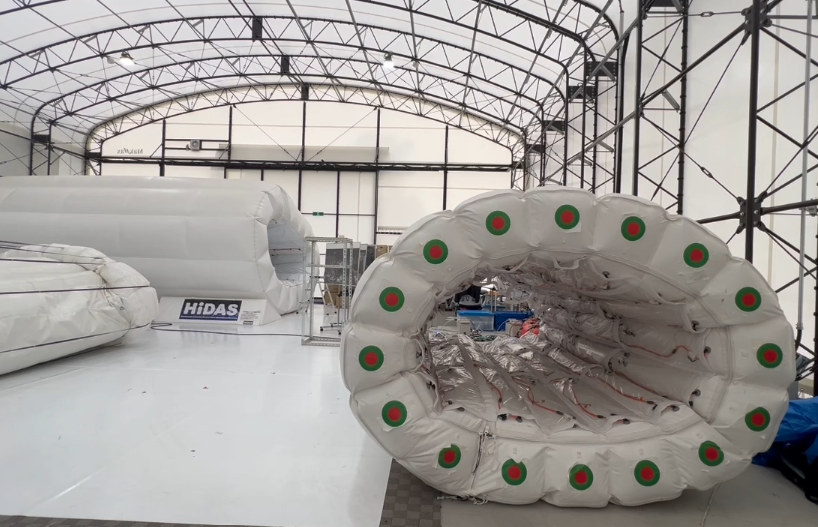
#> input picture study/aaa.png, 818 x 527 px
$ python single_detect.py
#> lines starting #> are read from the running program, lines starting #| are printed output that depends on the picture; after the words box and inside, x2 and y2 are one past the last pixel; in counts of white or black regions, pixels touching at a corner belong together
import cv2
import numpy as np

def find_circles(mask, MIN_AREA):
    contours, _ = cv2.findContours(mask, cv2.RETR_EXTERNAL, cv2.CHAIN_APPROX_SIMPLE)
    circles = []
    for cnt in contours:
        area = cv2.contourArea(cnt)
        if area < MIN_AREA:
            continue  # 面積が小さいものは無視（ノイズ除去）
        (x, y), r = cv2.minEnclosingCircle(cnt)
        circles.append(((int(x), int(y)), r))
    return circles

# === パラメータ ===
MAX_CENTER_DISTANCE = 8    # 赤緑の中心距離
RADIUS_RATIO_MIN = 0.2
RADIUS_RATIO_MAX = 0.7
MIN_AREA = 15              # 面積の下限（px^2）

# === 入力画像を読み込み（適宜ファイル名変更） ===
image = cv2.imread("aaa.png")  # ← 対象の画像ファイル名に変更してください
#> image is the input picture: shape (527, 818, 3); mean B, G, R 155.7, 158.7, 162.3
if image is None:
    raise FileNotFoundError("❌ 入力画像が見つかりません。ファイル名を確認してください。")

hsv = cv2.cvtColor(image, cv2.COLOR_BGR2HSV)
#> hsv: shape (527, 818, 3); mean H, S, V 49.7, 20.5, 163.8

# 赤色マスク（2つの範囲を統合）
red1 = cv2.inRange(hsv, (0, 100, 0), (5, 255, 255))
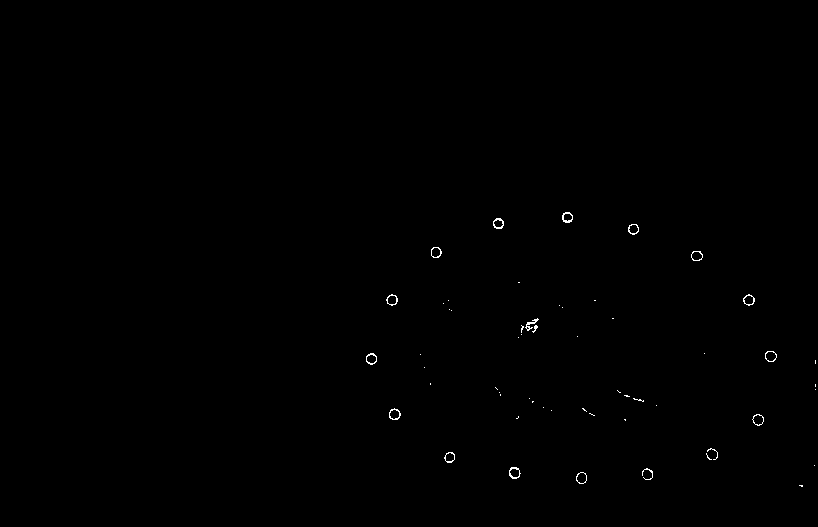
#> red1: shape (527, 818); 0.21% white in thin lines or dots, all inside (x1, y1, x2, y2) = (366, 212, 816, 487)
red2 = cv2.inRange(hsv, (177, 100, 0), (180, 255, 255))
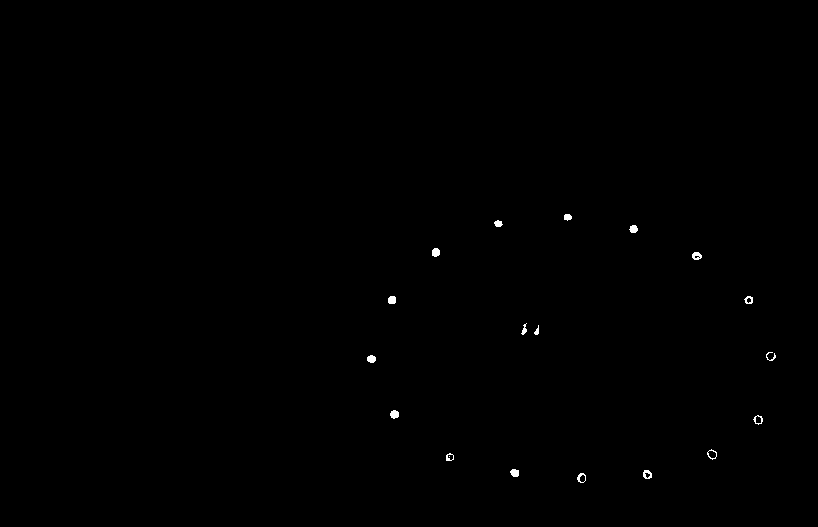
#> red2: shape (527, 818); 0.2% white; 19 white regions (1 under 20 px), largest, box (x1, y1, x2, y2) and area: (390, 410, 399, 419) 62, (432, 248, 440, 257) 60, (388, 296, 396, 304) 58
red_mask = cv2.bitwise_or(red1, red2)
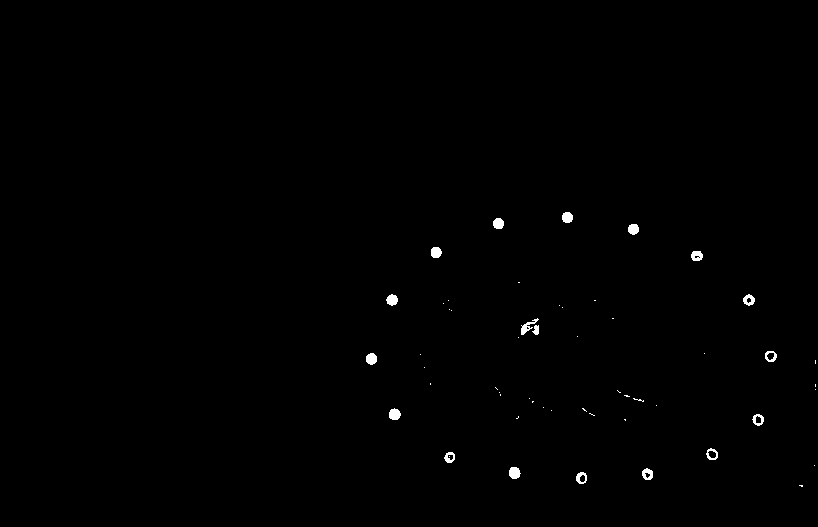
#> red_mask: shape (527, 818); 0.4% white; 54 white regions (36 under 20 px), largest, box (x1, y1, x2, y2) and area: (509, 467, 521, 479) 114, (389, 408, 401, 420) 111, (366, 353, 377, 365) 105

# 緑色マスク
green_mask = cv2.inRange(hsv, (55, 60, 0), (80, 255, 255))
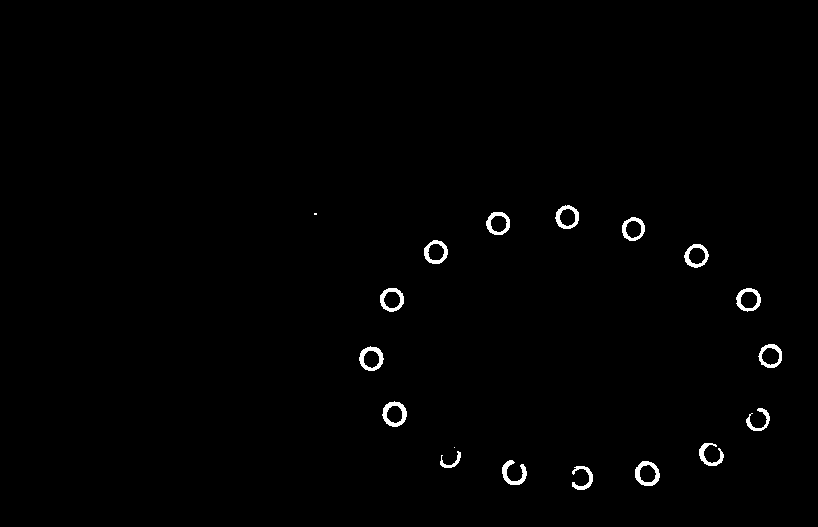
#> green_mask: shape (527, 818); 0.88% white; 18 white regions (2 under 20 px)

# 複数の円を取得
red_circles = find_circles(red_mask, MIN_AREA)
#> in find_circles, `contours, _ = cv2.findContours(mask, cv2.RETR_EXTERNAL, cv2.CHAIN_APPR..`: contours = 53 contours, 35 with area under 20; largest, box (x1, y1, x2, y2) and area: (509, 467, 521, 479) 96, (706, 448, 718, 460) 95, (389, 408, 401, 420) 94, (765, 351, 777, 362) 94, (576, 472, 587, 484) 91
#> the loop in find_circles, `for cnt in contours:` made 53 passes
#> (area, x, y, r) on passes 2, 3, 4, 6, 7, 10, 14, 32, 33, 36, 38, 46: (91, 581.4, 477.6, 5.88), (89.5, 647.2, 473.8, 5.91), (96.5, 514.1, 472.3, 6.13), (79.5, 449.5, 457, 5.59), (95, 711.8, 453.8, 6.11), (90.5, 757.7, 419.4, 5.79), (94, 394.1, 414, 5.96), (89, 371.1, 358.4, 5.72), (93.5, 770.3, 355.7, 5.95), (35, 536.5, 329.5, 4.74), (75, 529.5, 326.5, 11.34), (87, 748.5, 299.5, 5.7)
#> after the loop in find_circles, `for cnt in contours:`: circles = 18 items
#> red_circles = 18 items
green_circles = find_circles(green_mask, MIN_AREA)
#> in find_circles (call 2), `contours, _ = cv2.findContours(mask, cv2.RETR_EXTERNAL, cv2.CHAIN_APPR..`: contours = 18 contours, 2 with area under 20; largest, box (x1, y1, x2, y2) and area: (635, 461, 660, 486) 458, (382, 401, 407, 427) 455, (359, 346, 384, 371) 437, (736, 288, 761, 312) 426, (380, 288, 404, 312) 422
#> the loop in find_circles (call 2), `for cnt in contours:` made 18 passes
#> (area, x, y, r) on passes 1, 2, 3, 4, 6, 7, 8, 9, 10, 11, 12, 13: (148, 580.6, 477.3, 12.22), (458.5, 647.2, 472.9, 13), (204, 514, 472, 13.04), (75, 450, 458, 11.66), (166.5, 711, 453.9, 12.91), (131, 757.4, 418.6, 12.19), (455, 394, 413.7, 12.69), (437, 371, 358.2, 12.36), (415.5, 769.8, 355.5, 12.24), (426.5, 747.9, 299.4, 12.43), (422, 391.5, 299.2, 12.22), (413, 695.8, 255.5, 12.25)
#> green_circles = 16 items

for center_r, r_r in red_circles:
    for center_g, r_g in green_circles:
        dist = np.linalg.norm(np.array(center_r) - np.array(center_g))
        ratio = r_r / r_g
        if dist < MAX_CENTER_DISTANCE and RADIUS_RATIO_MIN < ratio < RADIUS_RATIO_MAX:
            cx = int((center_r[0] + center_g[0]) / 2)
            cy = int((center_r[1] + center_g[1]) / 2)
            center = (cx, cy)

            # 可視化
            cv2.circle(image, center, 4, (0, 0, 255), -1)
            cv2.putText(image, f"{center}", (center[0]-40, center[1]+50),
                        cv2.FONT_HERSHEY_SIMPLEX, 0.7, (255, 0, 0), 2)
            cv2.circle(image, center_r, int(r_r), (0, 0, 255), 1)
            cv2.circle(image, center_g, int(r_g), (0, 255, 0), 1)
#> this loop made 18 passes
#> (center_r, r_r) on passes 1 to 12: ((581, 477), 5.88), ((647, 473), 5.91), ((514, 472), 6.13), ((449, 457), 5.59), ((711, 453), 6.11), ((757, 419), 5.79), ((394, 413), 5.96), ((371, 358), 5.72), ((770, 355), 5.95), ((536, 329), 4.74), ((529, 326), 11.34), ((748, 299), 5.7)
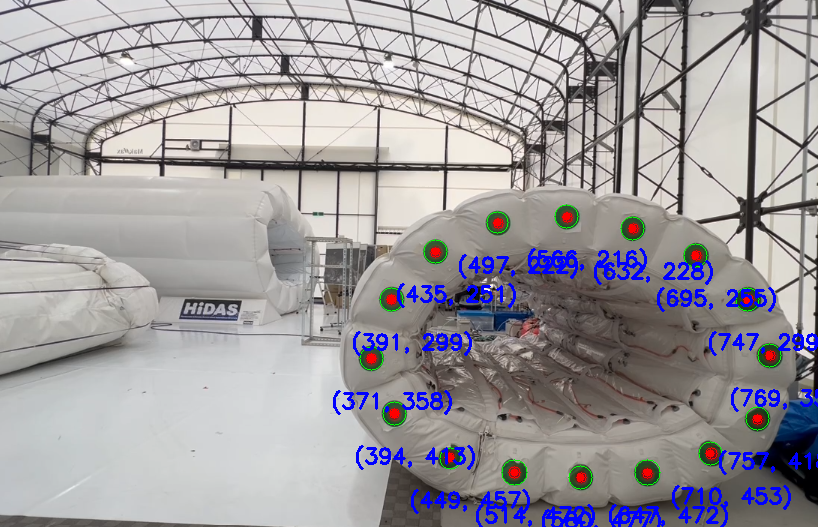
#> image: shape (527, 818, 3); 3.32% of pixels changed, all inside (x1, y1, x2, y2) = (333, 204, 818, 527)

# 結果表示
cv2.imshow("Double Ring Marker Detection", image)
cv2.waitKey(0)
cv2.destroyAllWindows()
